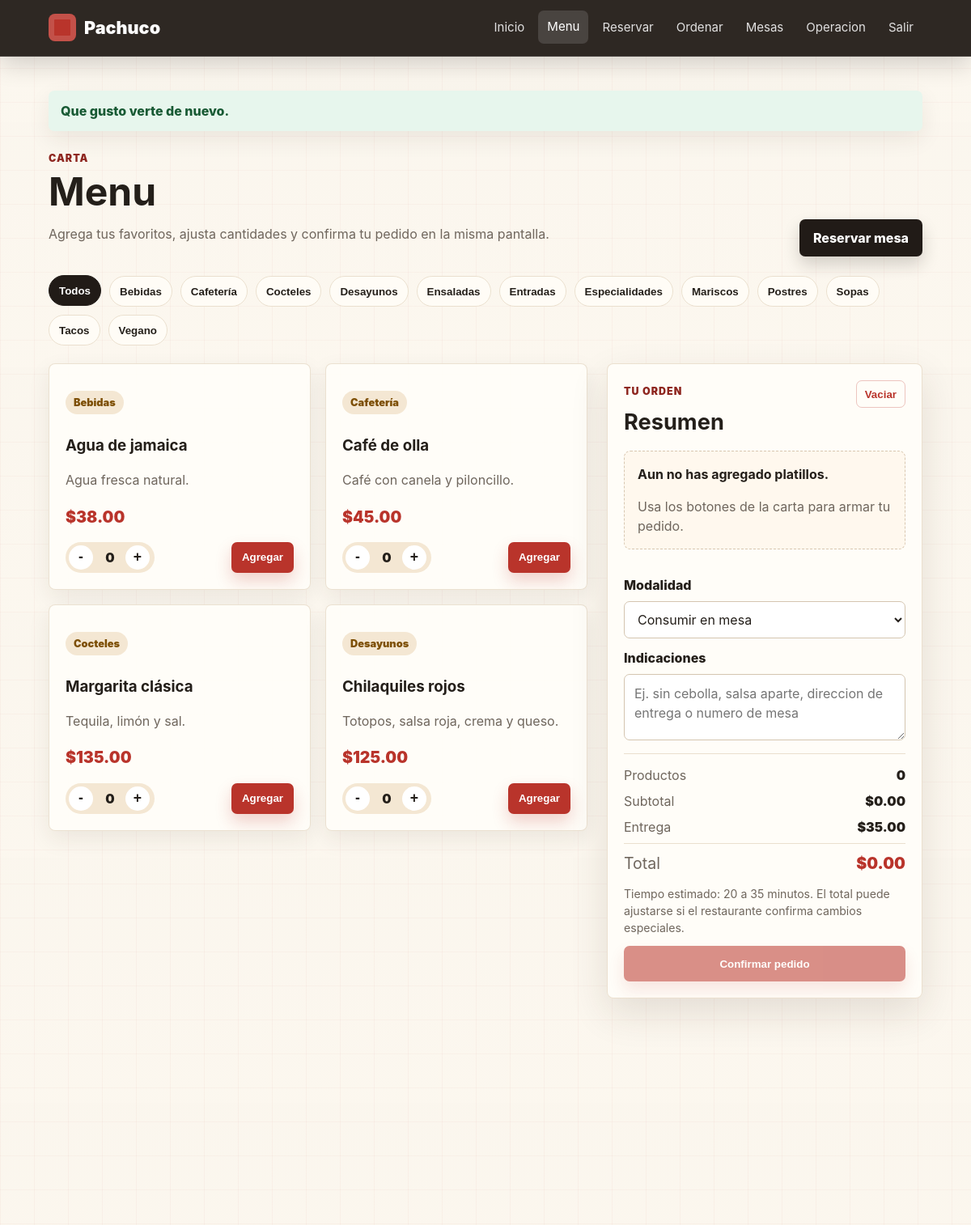
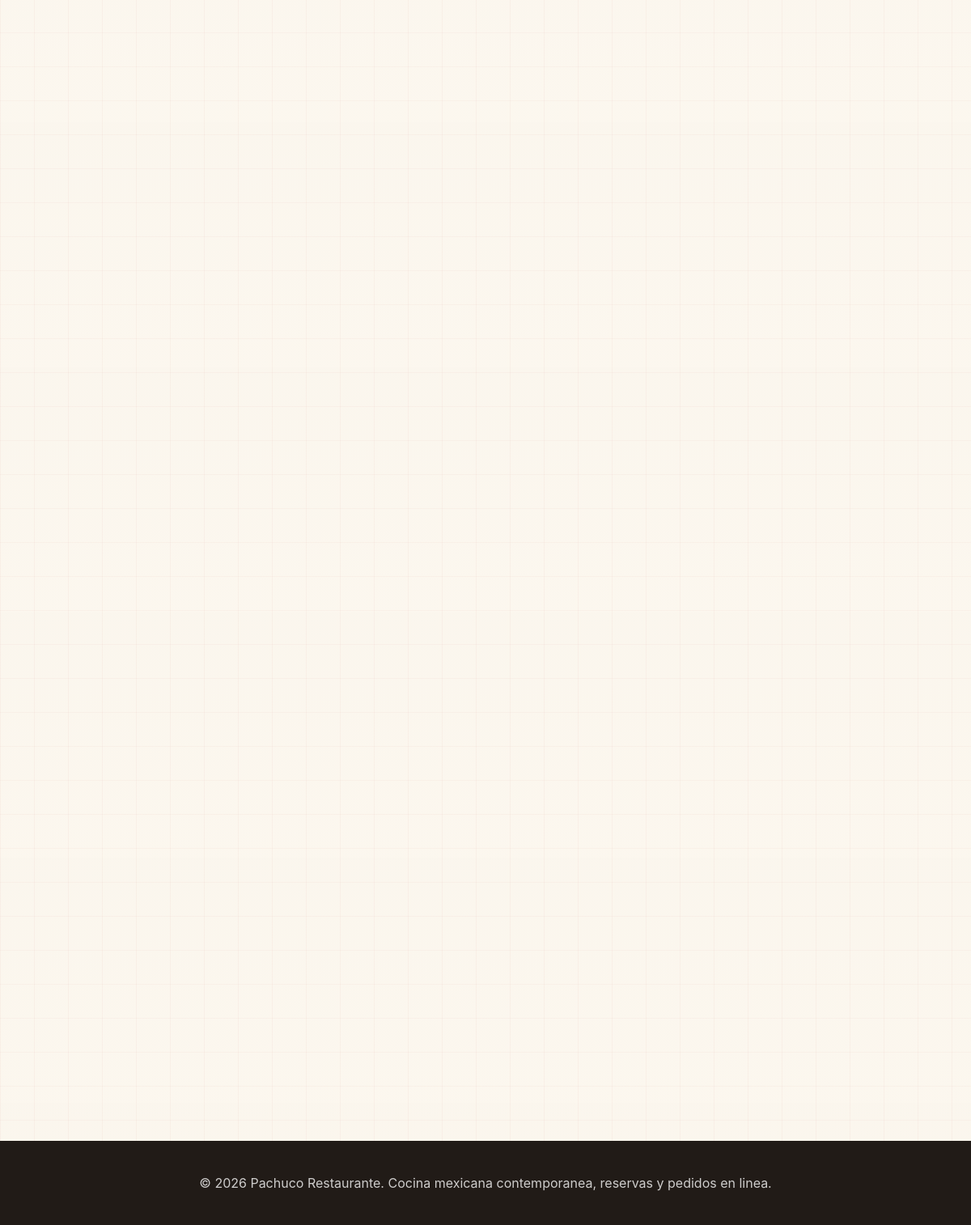
Page /menu.php (signed in) on the committed database (2 pictures, top to bottom).
### tables this page shows
CREATE TABLE menu_items (
  id INT AUTO_INCREMENT PRIMARY KEY,
  category_id INT NOT NULL,
  name VARCHAR(120) NOT NULL,
  description TEXT,
  price DECIMAL(10,2) NOT NULL,
  is_available TINYINT(1) NOT NULL DEFAULT 1,
  created_at TIMESTAMP DEFAULT CURRENT_TIMESTAMP,
  CONSTRAINT fk_menu_category FOREIGN KEY (category_id) REFERENCES categories(id)
);

CREATE TABLE categories (
  id INT AUTO_INCREMENT PRIMARY KEY,
  name VARCHAR(80) NOT NULL,
  description VARCHAR(255),
  created_at TIMESTAMP DEFAULT CURRENT_TIMESTAMP
);

### app/helpers.php (called while the page is built, shortened)
<?php
function e(?string $value): string
{
    return htmlspecialchars((string) $value, ENT_QUOTES, 'UTF-8');
}
function app_url(string $path = ''): string
{
    $scriptName = str_replace('\\', '/', $_SERVER['SCRIPT_NAME'] ?? '');
    $basePath = rtrim(dirname($scriptName), '/');
    return $basePath . '/' . ltrim($path, '/');
}
function flash(string $key, ?string $message = null): ?string
{
    if (!isset($_SESSION['flash'][$key])) {
        return null;
    }
    $value = $_SESSION['flash'][$key];
    return $value;
}
function money(float|string $amount): string
{
    return '$' . number_format((float) $amount, 2);
}

### app/db.php (called while the page is built, shortened)
<?php
function db(): PDO
{
    static $pdo = null;
    if ($pdo === null) {
        $dsn = 'mysql:host=' . DB_HOST . ';dbname=' . DB_NAME . ';charset=utf8mb4';
        $pdo = new PDO($dsn, DB_USER, DB_PASS, [
            PDO::ATTR_ERRMODE => PDO::ERRMODE_EXCEPTION,
            PDO::ATTR_DEFAULT_FETCH_MODE => PDO::FETCH_ASSOC,
        ]);
    }
    return $pdo;
}

### app/auth.php (called while the page is built, shortened)
<?php
require_once __DIR__ . '/db.php';
require_once __DIR__ . '/helpers.php';
function current_user(): ?array
{
    $stmt = db()->prepare('SELECT id, name, email, role FROM users WHERE id = ?');
    $stmt->execute([$_SESSION['user_id']]);
    $user = $stmt->fetch();
    return $user ?: null;
}

### public/menu.php (the view, shortened to what this page needs)
<?php
require_once __DIR__ . '/../app/db.php';
require_once __DIR__ . '/../app/layout/header.php';
$items = db()->query(
    'SELECT menu_items.*, categories.name AS category_name
     FROM menu_items
     INNER JOIN categories ON categories.id = menu_items.category_id
     WHERE menu_items.is_available = 1
     ORDER BY categories.name, menu_items.name'
)->fetchAll();
$categories = [];
foreach ($items as $item) {
    $categories[$item['category_name']] = true;
}
$loggedUser = current_user();
?>
<div class="section-title">
    <div>
        <span class="eyebrow">Carta</span>
        <h1>Menu</h1>
        <p class="muted">Agrega tus favoritos, ajusta cantidades y confirma tu pedido en la misma pantalla.</p>
    </div>
    <a class="button secondary" href="<?= e(app_url('reservations.php')) ?>">Reservar mesa</a>
</div>
<div class="menu-tools" aria-label="Filtros de menu">
    <button class="filter-button is-active" type="button" data-filter="todos">Todos</button>
    <?php foreach (array_keys($categories) as $category): ?>
        <button class="filter-button" type="button" data-filter="<?= e($category) ?>"><?= e($category) ?></button>
    <?php endforeach; ?>
</div>
<section class="order-layout" data-cart-root data-authenticated="<?= $loggedUser ? '1' : '0' ?>" data-login-url="<?= e(app_url('login.php')) ?>">
    <div class="grid menu-grid">
        <?php foreach ($items as $item): ?>
            <article class="card menu-card" data-category="<?= e($item['category_name']) ?>">
                <div class="menu-card-body">
                    <p class="status"><?= e($item['category_name']) ?></p>
                    <h3><?= e($item['name']) ?></h3>
                    <p class="muted"><?= e($item['description']) ?></p>
                    <p class="price"><?= money($item['price']) ?></p>
                </div>
                <div class="menu-card-actions">
                    <div class="quantity-control" aria-label="Cantidad de <?= e($item['name']) ?>">
                        <button type="button" class="qty-button" data-menu-step="-1" data-item-id="<?= e((string) $item['id']) ?>">-</button>
                        <span data-menu-qty="<?= e((string) $item['id']) ?>">0</span>
                        <button type="button" class="qty-button" data-menu-step="1" data-item-id="<?= e((string) $item['id']) ?>">+</button>
                    </div>
                    <button
                        type="button"
                        class="button add-button"
                        data-cart-add
                        data-id="<?= e((string) $item['id']) ?>"
                        data-name="<?= e($item['name']) ?>"
                        data-price="<?= e((string) $item['price']) ?>"
                    >Agregar</button>
                </div>
            </article>
        <?php endforeach; ?>
    </div>
    <aside class="cart-panel">
        <div class="cart-panel-header">
            <div>
                <span class="eyebrow">Tu orden</span>
                <h2>Resumen</h2>
            </div>
            <button type="button" class="clear-cart" data-cart-clear>Vaciar</button>
        </div>
        <div class="cart-empty" data-cart-empty>
            <strong>Aun no has agregado platillos.</strong>
            <p class="muted">Usa los botones de la carta para armar tu pedido.</p>
        </div>
        <form class="cart-form" method="post" action="<?= e(app_url('orders.php')) ?>" data-cart-form>
            <div class="form-row">
                <label for="cart_order_type">Modalidad</label>
                <select id="cart_order_type" name="order_type" data-order-type>
                    <option value="mesa">Consumir en mesa</option>
                </select>
            </div>
            <div class="form-row">
                <label for="cart_notes">Indicaciones</label>
                <textarea id="cart_notes" name="notes" data-order-notes placeholder="Ej. sin cebolla, salsa aparte, direccion de entrega o numero de mesa"></textarea>
            </div>
            <dl class="cart-totals">
                <div>
                    <dt>Productos</dt>
                    <dd data-cart-count>0</dd>
                </div>
                <div>
                    <dt>Subtotal</dt>
                    <dd data-cart-subtotal>$0.00</dd>
                </div>
                <div data-delivery-row hidden>
                    <dt>Entrega</dt>
                    <dd data-cart-delivery>$35.00</dd>
                </div>
                <div class="cart-total-row">
                    <dt>Total</dt>
                    <dd data-cart-total>$0.00</dd>
                </div>
            </dl>
            <p class="cart-note" data-cart-note>Tiempo estimado: 20 a 35 minutos. El total puede ajustarse si el restaurante confirma cambios especiales.</p>
            <button type="submit" data-cart-submit disabled><?= $loggedUser ? 'Confirmar pedido' : 'Inicia sesion para confirmar' ?></button>
        </form>
    </aside>
</section>
<?php require_once __DIR__ . '/../app/layout/footer.php'; ?>

### app/layout/header.php (shortened to what this page needs)
<?php
require_once __DIR__ . '/../auth.php';
$user = current_user();
?>
<!doctype html>
<html lang="es">
<head>
    <link rel="stylesheet" href="<?= e(app_url('assets/css/styles.css')) ?>">
</head>
<body>
<header class="site-header">
    <a class="brand" href="<?= e(app_url('index.php')) ?>">Pachuco</a>
    <nav class="main-nav" aria-label="Navegacion principal">
        <a href="<?= e(app_url('index.php')) ?>">Inicio</a>
        <a href="<?= e(app_url('menu.php')) ?>">Menu</a>
        <a href="<?= e(app_url('reservations.php')) ?>">Reservar</a>
        <a href="<?= e(app_url('orders.php')) ?>">Ordenar</a>
        <?php if ($user && $user['role'] === 'admin'): ?>
            <a href="<?= e(app_url('tables.php')) ?>">Mesas</a>
            <a href="<?= e(app_url('admin.php')) ?>">Operacion</a>
        <?php endif; ?>
        <?php if ($user): ?>
            <a href="<?= e(app_url('logout.php')) ?>">Salir</a>
        <?php else: ?>
            <a href="<?= e(app_url('login.php')) ?>">Mi cuenta</a>
        <?php endif; ?>
    </nav>
</header>
<main class="container">
    <?php if ($message = flash('success')): ?>
        <div class="alert success"><?= e($message) ?></div>
    <?php endif; ?>

### app/layout/footer.php (shortened to what this page needs)
    </main>
    <footer class="site-footer">
        <p>&copy; <?= date('Y') ?> Pachuco Restaurante. Cocina mexicana contemporanea, reservas y pedidos en linea.</p>
    </footer>
</body>
</html>

### rows in the picture
menu_items: category.name "Bebidas", name "Agua de jamaica", description "Agua fresca natural.", price "$38.00"
menu_items: category.name "Cafetería", name "Café de olla", description "Café con canela y piloncillo.", price "$45.00"
menu_items: category.name "Cocteles", name "Margarita clásica", description "Tequila, limón y sal.", price "$135.00"
menu_items: category.name "Desayunos", name "Chilaquiles rojos", description "Totopos, salsa roja, crema y queso.", price "$125.00"

### other values in the picture
$message "Que gusto verte de nuevo."
$category "Bebidas"
$category "Cafetería"
$category "Cocteles"
$category "Desayunos"
$category "Ensaladas"
$category "Entradas"
$category "Especialidades"
$category "Mariscos"
$category "Postres"
$category "Sopas"
$category "Tacos"
$category "Vegano"
